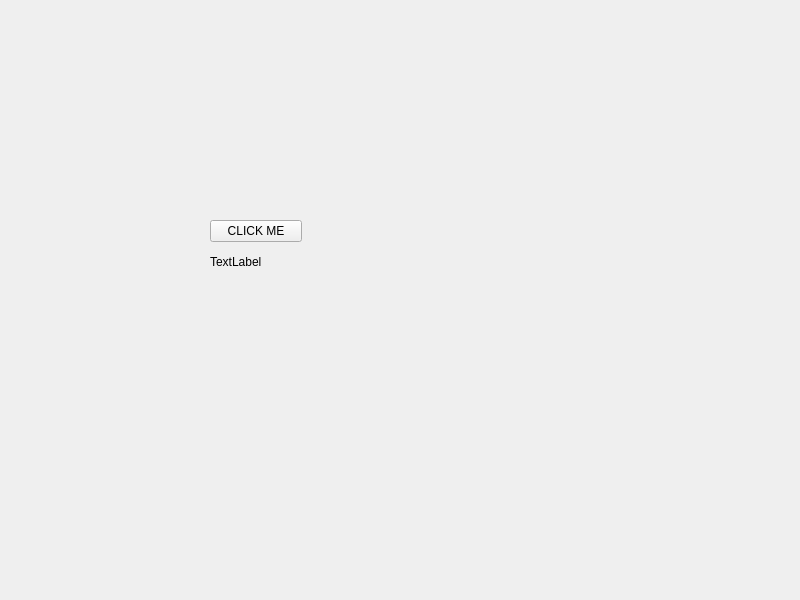
<?xml version="1.0" encoding="UTF-8"?>
<ui version="4.0">
 <class>Widget</class>
 <widget class="QWidget" name="Widget">
  <property name="geometry">
   <rect>
    <x>0</x>
    <y>0</y>
    <width>800</width>
    <height>600</height>
   </rect>
  </property>
  <property name="windowTitle">
   <string>Widget</string>
  </property>
  <widget class="QWidget" name="">
   <property name="geometry">
    <rect>
     <x>210</x>
     <y>220</y>
     <width>92</width>
     <height>55</height>
    </rect>
   </property>
   <layout class="QVBoxLayout" name="verticalLayout">
    <item>
     <widget class="QPushButton" name="pushButton">
      <property name="text">
       <string>CLICK ME</string>
      </property>
     </widget>
    </item>
    <item>
     <widget class="QLabel" name="myLabel">
      <property name="text">
       <string>TextLabel</string>
      </property>
     </widget>
    </item>
   </layout>
  </widget>
 </widget>
 <resources/>
 <connections/>
</ui>
